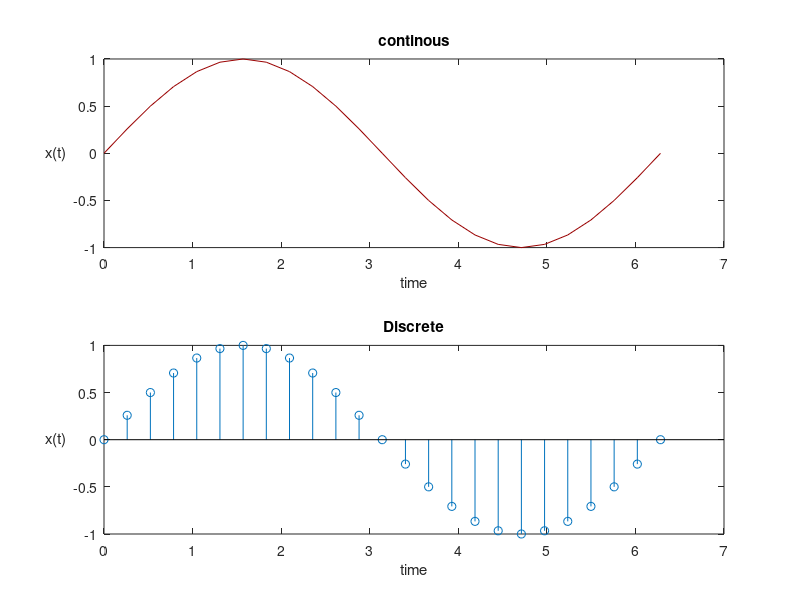

This chart was generated by the following MATLAB code: (Note: this script raises an error after producing the figure.)
%Keith Harris
%EE314L
%Lab3
%9.17.2022

%Sinusoidal Functions
%================================
t1= linspace(0,2*pi,25); %time range
y=sin(t1); %sinusoidal analog signal
figure;
%Continous plot using plot()
subplot (2,1,1); 
plot(t1,y, 'color',[.6 0 0]);
xlabel('time');
ylabel('x(t)', 'rotation', 0, 'VerticalAlignment','middle', ...
    'HorizontalAlignment','right');
title("continous");

%discrete plot using stem()
subplot (2,1,2); 
stem(t1,y);
xlabel('time');
ylabel('x(t)', 'rotation', 0, 'VerticalAlignment','middle', ...
    'HorizontalAlignment','right');
title ("Discrete");
sgtitle('Sinusoidal Functions')

%Impulse Function
%================================
n1=input ("Enter Impulse Func Lower Limit:"); 	%Users input assigned to n1
n2=input ("Enter Impulse Func Upper Limit:"); 	%Users input assigned to n2
t2= n1:n2;%time range
Delta= t2==0;%impulse signal
figure;
%impulse plot using stem()
stem(t2,Delta, 'diamondr')
xlabel('time');
ylabel('z(t)', 'rotation', 0, 'VerticalAlignment','middle', ...
    'HorizontalAlignment','right');
%title ("Impulse");
sgtitle('Impulse Function')


%Unit Step Signal
%================================
n3=input ('Enter Step Func Lower Limit:'); 	%Users input assigned to n3
n4=input ('Enter Step Func Upper Limit:'); 	%Users input assigned to n4
t3=n3:n4;	%time range
Mu=[(t3)>=0];	%unit step signal
figure;
subplot (2,1,1);
stem(t3, Mu, 'r'); % Plot Mu as a function of t using the function stem
xlabel('time');
ylabel('u(t)', 'rotation', 0, 'VerticalAlignment','middle', ...
    'HorizontalAlignment','right');
title('Unit Step Signal – Discrete');


n5=input ('Enter Unit Step Func Upper Limit:'); 	%Users input assigned to n
t4 = 0:n5;	%time range
Mu1 = t4>=0;	%unit step signal
subplot(2,1,2);
plot(t4,Mu1, 'b'); % Plot Mu as a function of t using the function plot 
xlabel('time');
ylabel('v(t)', 'rotation', 0, 'VerticalAlignment','middle', ...
    'HorizontalAlignment','right');
title('Unit Step Signal – Continuous');
sgtitle('Unit Step Functions')

%Ramp Signal
%================================
n5=input ('Enter Ramp Func Lower Limit:'); 	%Users input assigned to n1
n6=input ('Enter Ramp Func Upper Limit:'); 	%Users input assigned to n2
t6 = n5: n6;	%time range
r = t6.*(t6>=1);	%Unit Ramp signal
figure;
subplot (2,1,1); %plot as a function of t
plot(t6,r,'r'); % Plot r as a function of t using the function plot
xlabel('time');
ylabel('r(t)', 'rotation', 0, 'VerticalAlignment','middle', ...
    'HorizontalAlignment','right');
title('Continuous');
subplot (2,1,2); %plot as a function of t
stem(t6,r,'b');  % Plot r as a function of t using the function stem
xlabel('time');
ylabel('r(t)', 'rotation', 0, 'VerticalAlignment','middle', ...
    'HorizontalAlignment','right');
title ('Discrete');
sgtitle('Unit Ramp Functions')

%Exponential Functions
%================================

t7=input ('Ener Exponential Func Lower Limit:'); 	%User6s input assigned to n1
t8=input ('Enter Exponential Func Upper Limit:'); 	%User7s input assigned to n2
tr=t7:t8;	% time range ttr between t1 and t2
a=input('Enter the value of a:');
y1=exp(a*tr);	% y is assigned e^(at) unit exponential function
figure;
subplot (2,1,1); %plot as a function of t
plot(tr, y1, 'r');
xlabel('time');
ylabel('y(t)', 'rotation', 0, 'VerticalAlignment','middle', ...
    'HorizontalAlignment','right');
title('continuous');
subplot (2,1,2); %plot as a function of t
stem(tr, y1, 'b');
xlabel('time');
ylabel('y(t)', 'rotation', 0, 'VerticalAlignment','middle', ...
    'HorizontalAlignment','right');
title ('Discrete');
sgtitle('Unit Exponential Functions')













